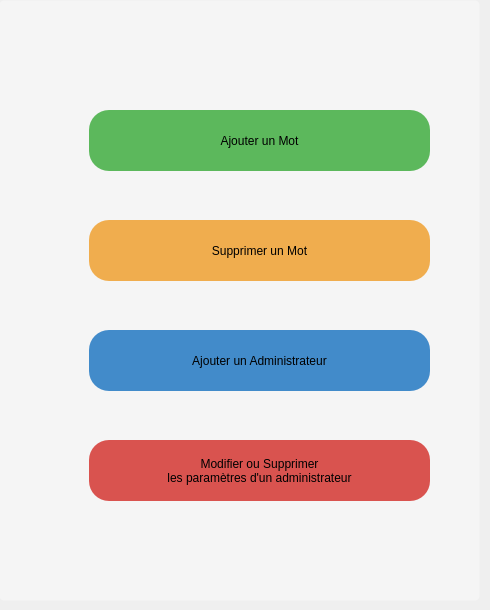
    <widget class="QWidget" name="pageOptionsParametres">
     <property name="styleSheet">
      <string notr="true">QPushButton {
  border-radius: 20px;
}
QPushButton#pB_OP_AjouterMot {
  background-color: #5cb85c;
  border-color: #4cae4c;
}

QPushButton#pB_OP_AjouterMot:hover {
  background-color: #47a447;
  border-color: #398439;
}

QPushButton#pB_OP_AjouterMot:pressed {
  background-color: #3f933f;
}

QPushButton#pB_OP_AjouterAdmin {
  background-color: #428bca;
  border-color: #357ebd;
}

QPushButton#pB_OP_AjouterAdmin:hover {
  background-color: #3276b1;
  border-color: #285e8e;
}

QPushButton#pB_OP_AjouterAdmin:pressed {
  background-color: #2b669a;
}

QPushButton#pB_OP_Parametres {
  background-color: #d1d1d1;
  border-color: #cbcbcb;
}

QPushButton#pB_OP_Parametres:hover {
  border-color:#ababab;
  background-color: #c7c7c7;
}

QPushButton#pB_OP_Parametres:pressed {
  background-color: #bebebe;
}

QPushButton#pB_OP_ModifierSupprimerAdmin {
  background-color: #d9534f;
  border-color: #d43f3a;
}

QPushButton#pB_OP_ModifierSupprimerAdmin:hover {
  background-color: #d2322d;
  border-color: #ac2925;
}

QPushButton#pB_OP_ModifierSupprimerAdmin:pressed {
  background-color: #bc2b28;
}

QPushButton#pB_OP_ModifierSupprimerMot {
  background-color: #f0ad4e;
  border-color: #eea236;
}

QPushButton#pB_OP_ModifierSupprimerMot:hover {
  background-color: #ed9c28;
  border-color: #d58512;
}

QPushButton#pB_OP_ModifierSupprimerMot:pressed {
  background-color: #e88f13;
}

QFrame#frame_OP {
  background-color: rgba(255, 255, 255, 100);
  border: 1px solid transparent;
  border-radius: 5px;
}</string>
     </property>
     <widget class="QFrame" name="frame_OP">
      <property name="geometry">
       <rect>
        <x>-1</x>
        <y>0</y>
        <width>481</width>
        <height>601</height>
       </rect>
      </property>
      <property name="frameShape">
       <enum>QFrame::StyledPanel</enum>
      </property>
      <property name="frameShadow">
       <enum>QFrame::Raised</enum>
      </property>
      <widget class="QPushButton" name="pB_OP_ModifierSupprimerMot">
       <property name="geometry">
        <rect>
         <x>90</x>
         <y>220</y>
         <width>341</width>
         <height>61</height>
        </rect>
       </property>
       <property name="text">
        <string>Supprimer un Mot</string>
       </property>
      </widget>
      <widget class="QPushButton" name="pB_OP_ModifierSupprimerAdmin">
       <property name="geometry">
        <rect>
         <x>90</x>
         <y>440</y>
         <width>341</width>
         <height>61</height>
        </rect>
       </property>
       <property name="text">
        <string>Modifier ou Supprimer 
les paramètres d'un administrateur</string>
       </property>
      </widget>
      <widget class="QPushButton" name="pB_OP_AjouterMot">
       <property name="geometry">
        <rect>
         <x>90</x>
         <y>110</y>
         <width>341</width>
         <height>61</height>
        </rect>
       </property>
       <property name="text">
        <string>Ajouter un Mot</string>
       </property>
      </widget>
      <widget class="QPushButton" name="pB_OP_AjouterAdmin">
       <property name="geometry">
        <rect>
         <x>90</x>
         <y>330</y>
         <width>341</width>
         <height>61</height>
        </rect>
       </property>
       <property name="text">
        <string>Ajouter un Administrateur</string>
       </property>
      </widget>
     </widget>
    </widget>
